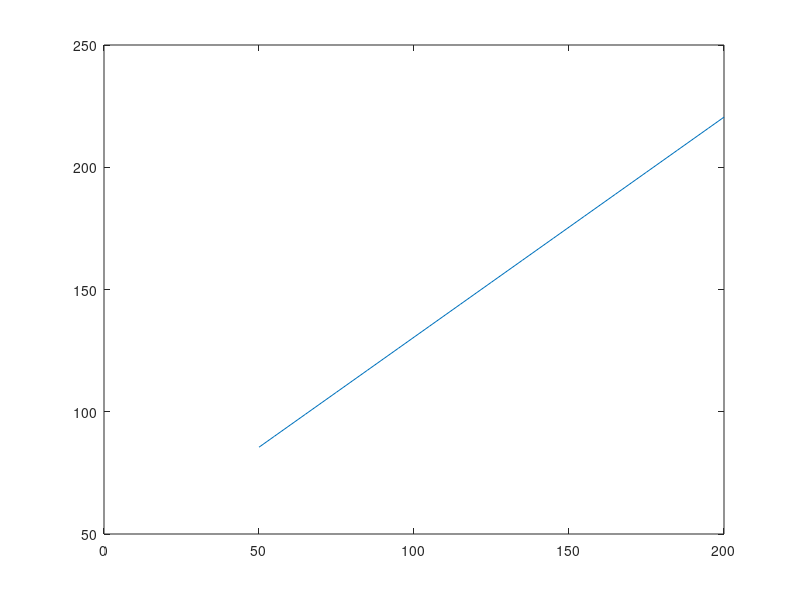
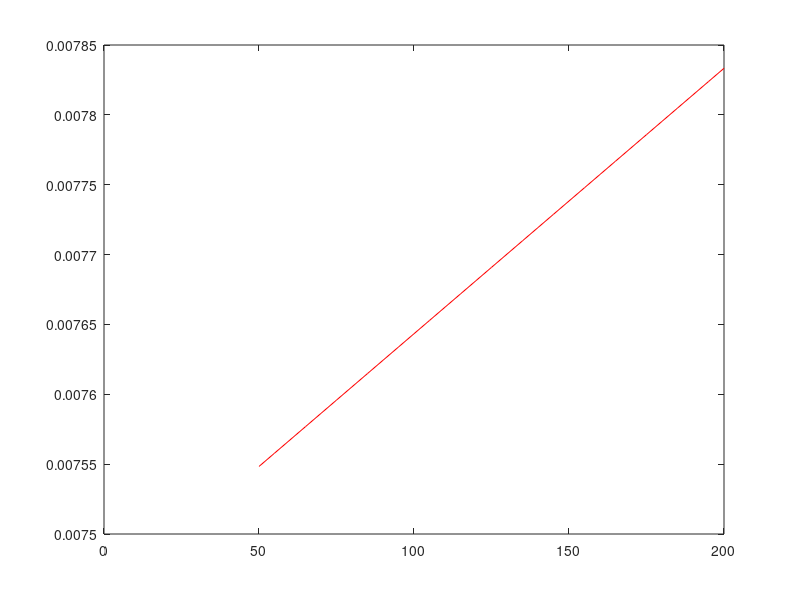
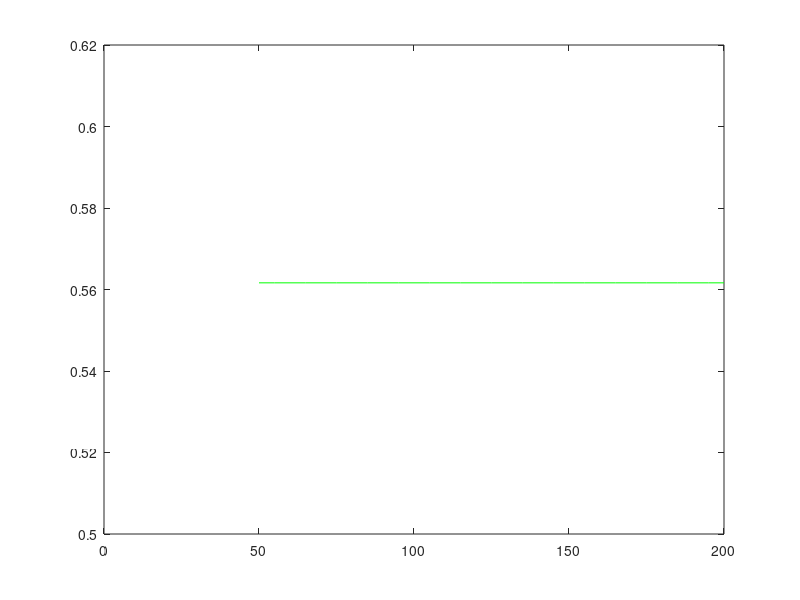

Reproduce these figures in MATLAB, in order.
% plot


PLSleep  = 1.9*(10^(-6));
PActive = 4.1*(10^(-3));

k = 0.8;       % percentage hashing collision
N = 100;
m = 100;
L = 50:5:200;     %
Time = zeros(1, length(L));
Energy = zeros(1, length(L));
SuccessProb = zeros(1, length(L));
for i = 1:length(L)
    Time(i) = (1-k)*(1+L(i))/2 + k*(1+2*L(i)+m)/2;
    Energy(i) = (1-k)*(PActive + (L(i)-1)*PLSleep) + k*(2*PActive + PLSleep * (  L(i) - 2 + (1+m)/2)  );
    SuccessProb(i) = (1-k) + k*(  (1- (1/m))^(N*k-1) );
end



plot(L, Time)
figure(2)
plot(L, Energy, 'r')
figure(3)
plot(L, SuccessProb, 'g')